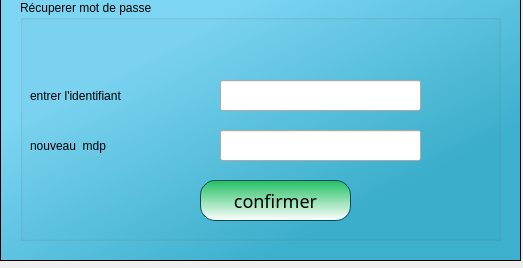
<?xml version="1.0" encoding="UTF-8"?>
<ui version="4.0">
 <class>recuperer_mdp</class>
 <widget class="QDialog" name="recuperer_mdp">
  <property name="geometry">
   <rect>
    <x>0</x>
    <y>0</y>
    <width>523</width>
    <height>268</height>
   </rect>
  </property>
  <property name="windowTitle">
   <string>Dialog</string>
  </property>
  <property name="styleSheet">
   <string notr="true">*{
	
	font: 75 italic 13pt &quot;Century Schoolbook&quot;;
	

}






QWidget#g_employe{background:qlineargradient(spread:pad, x1:0.5, y1:0, x2:1, y2:0.5, stop:0 #7CD5F3, stop:1 #3CB0CD)}

QFrame#frame{background:qlineargradient(spread:pad, x1:0.5, y1:0, x2:1, y2:0.5, stop:0 #7CD5F3, stop:1 #3CB0CD)}

QPushButton
{
  background:qlineargradient(spread:pad, x1:0.5, y1:0, x2:0.5, y2:1, stop:0 rgba(33, 192, 99, 255), stop:1 rgba(255, 255, 255, 255));
  border-radius:15px;
  border-style:solid;
 border-width: 1px;
 border-color:#08485E;
 font-family:century gothic;
   font-size:18px;
}


QPushButton:hover
{
  color:#333;
  border-radius:15px;
  background:#1BEE9A;
}
QTabBar::tab {
    color: #0C5A23;
    border: 1px solid #08485E;
    border-bottom-style: none;
    background-color: QLinearGradient(x1:0, y1:0, x2:0, y2:1, stop:1 #1BEE9A, stop:.4 #1BEE9A);
    padding-left: 10px;
    padding-right: 10px;
    padding-top: 3px;
    padding-bottom: 2px;
    margin-right: -1px;
    border-top-right-radius:3px;
}

QTabWidget::pane {
    border: 3px solid #7CD5F3;
    top: 1px;
    
}

QTabBar::tab:last
{
    margin-right: 0; /* the last selected tab has nothing to overlap with on the right */
    border-top-right-radius: 10px;
}

QTabBar::tab:first:!selected
{
 margin-left: 0px; /* the last selected tab has nothing to overlap with on the right */


    border-top-left-radius: 3px;
}

QTabBar::tab:!selected
{
    color:#08485E;
    border-bottom-style: solid;
    margin-top: 3px;
    background-color: QLinearGradient(x1:0, y1:0, x2:0, y2:1, stop:1 #ADFFBC, stop:.4 #21C036);
}
QTabBar::tab:selected
{
     border-top-right-radius: 10px;

 }


</string>
  </property>
  <widget class="QFrame" name="frame">
   <property name="geometry">
    <rect>
     <x>0</x>
     <y>-10</y>
     <width>521</width>
     <height>271</height>
    </rect>
   </property>
   <property name="frameShape">
    <enum>QFrame::StyledPanel</enum>
   </property>
   <property name="frameShadow">
    <enum>QFrame::Raised</enum>
   </property>
   <widget class="QGroupBox" name="groupBox_3">
    <property name="geometry">
     <rect>
      <x>20</x>
      <y>10</y>
      <width>481</width>
      <height>241</height>
     </rect>
    </property>
    <property name="styleSheet">
     <string notr="true"/>
    </property>
    <property name="title">
     <string>Récuperer mot de passe</string>
    </property>
    <widget class="QPushButton" name="confirmer_bt">
     <property name="geometry">
      <rect>
       <x>180</x>
       <y>180</y>
       <width>151</width>
       <height>41</height>
      </rect>
     </property>
     <property name="text">
      <string>confirmer</string>
     </property>
    </widget>
    <widget class="QLabel" name="pass_label">
     <property name="geometry">
      <rect>
       <x>10</x>
       <y>130</y>
       <width>161</width>
       <height>31</height>
      </rect>
     </property>
     <property name="text">
      <string>nouveau  mdp</string>
     </property>
    </widget>
    <widget class="QLineEdit" name="pass">
     <property name="geometry">
      <rect>
       <x>200</x>
       <y>130</y>
       <width>201</width>
       <height>31</height>
      </rect>
     </property>
     <property name="text">
      <string/>
     </property>
    </widget>
    <widget class="QLineEdit" name="LineEdit_ID">
     <property name="geometry">
      <rect>
       <x>200</x>
       <y>80</y>
       <width>201</width>
       <height>31</height>
      </rect>
     </property>
     <property name="text">
      <string/>
     </property>
    </widget>
    <widget class="QLabel" name="id_label">
     <property name="geometry">
      <rect>
       <x>10</x>
       <y>80</y>
       <width>191</width>
       <height>31</height>
      </rect>
     </property>
     <property name="text">
      <string>entrer l'identifiant</string>
     </property>
    </widget>
   </widget>
  </widget>
 </widget>
 <resources/>
 <connections/>
</ui>
